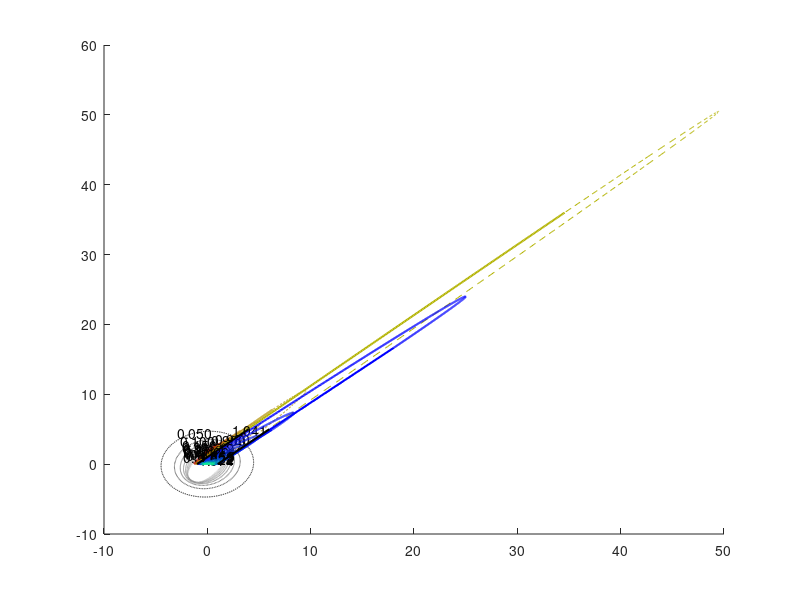

Reproduce this figure in MATLAB. (Note: this script raises an error after producing the figure.)
function system4_reduced_gamma1()
gam = 1;
Nt = 400;
t = linspace(0,2*pi,2000);

detJfun = @(v2,s,m,g) m.^2*(1-v2).*(1-3*v2) + (s-m.*g.*v2).*(s-3*m.*g.*v2);
trJfun = @(v2,m) 2*m.*(1-2*v2);

% % check that the det and tr are correct
% for k = 1 : 10
%     vr = rand;
%     vi = rand;
%     m = rand;
%     s = rand;
%     g = gam;
%     v2rand = vr^2 + vi^2;
%     J = Jac(vr,vi,s,m,g);
%     fprintf("det J = %d, det Jfun = %d\n", det(J),detJfun(v2rand,s,m,g) );
%     fprintf("tr J = %d, tr Jfun = %d\n", trace(J),trJfun(v2rand,m) );
% end
% 
%%
figure(1); clf; hold on;
smin = -1.5; 
smax = 5;
mmin = 0;
mmax = 5;
lwt1 = 1.5;
lwt2 = 0.5;
lwt_bdry = 3;

v2 = (0.05:0.05:0.45);

Nv2 = length(v2);
col = 0.7*gray(Nv2);

%% small v2
% [ss,mm] = meshgrid(linspace(smin,smax,50),linspace(mmin,mmax,50));
% elfun = @(s,m,v)m.^2*(1-v).^2*v + (s-m*gam*v).^2*v;
for j = 1 : Nv2
    xy = par_ellipse(v2(j),gam,t);
    plot(xy(1,:),xy(2,:),'LineWidth',lwt2,'color',col(j,:),'Linestyle','--');
    % contour(ss,mm,elfun(ss,mm,v2(j)),[1,1],'LineWidth',lwt2,'color','r','Linestyle','--');
    i = 800 - 20*j;
    text(xy(1,i),xy(2,i),sprintf("%.3f",v2(j)),'VerticalAlignment', 'middle', 'HorizontalAlignment', 'center');

end

%% v2 > 0.5

v2 = 0.58 : 0.08 : 0.98;

Nv2 = length(v2);
col = 0.7*autumn(Nv2);

for j = 1 : Nv2
    xy = par_ellipse(v2(j),gam,t);
    detJ = detJfun(v2(j),xy(1,:),xy(2,:),gam);
    ind = find(detJ > 0 & afun(xy(1,:),xy(2,:),gam,v2(j)) > 0 & xy(2,:) > 0);
    plot(xy(1,ind),xy(2,ind),'LineWidth',lwt1,'color',col(j,:));
    ind = find(detJ > 0 & afun(xy(1,:),xy(2,:),gam,v2(j)) < 0 & xy(2,:) > 0);
    plot(xy(1,ind),xy(2,ind),'LineWidth',lwt1,'color',col(j,:));
    ind = find(detJ < 0 & xy(2,:) > 0);
    plot(xy(1,ind),xy(2,ind),'LineWidth',lwt2,'color',col(j,:),'Linestyle','--');
    % plot(xy(1,:),xy(2,:),'LineWidth',lwt2,'color',col(j,:),'Linestyle','--');
    % contour(ss,mm,elfun(ss,mm,v2(j)),[1,1],'LineWidth',lwt2,'color','r','Linestyle','--');
    i = 530 + 10*round((j+1));
    if j == Nv2
        i = 520;
    end
    text(xy(1,i),xy(2,i),sprintf("%.3f",v2(j)),'VerticalAlignment', 'middle', 'HorizontalAlignment', 'center');

end

%% v2 > 1
v2 = exp(0.01 : 0.02 : 0.5).^4;
Nv2 = length(v2);
col = winter(Nv2);
% [ss,mm] = meshgrid(linspace(smin,smax,50),linspace(mmin,mmax,50));
% elfun = @(s,m,v)m.^2*(1-v).^2*v + (s-m*gam*v).^2*v;

for j = 1 : Nv2
    xy = par_ellipse(v2(j),gam,t);
    detJ = detJfun(v2(j),xy(1,:),xy(2,:),gam);
    ind = find(detJ > 0 & afun(xy(1,:),xy(2,:),gam,v2(j)) > 0 & xy(2,:) > 0);
    plot(xy(1,ind),xy(2,ind),'LineWidth',lwt1,'color',col(j,:));
    ind = find(detJ > 0 & afun(xy(1,:),xy(2,:),gam,v2(j)) < 0 & xy(2,:) > 0);
    plot(xy(1,ind),xy(2,ind),'LineWidth',lwt1,'color',col(j,:));
    ind = find(detJ < 0 & xy(2,:) > 0);
    plot(xy(1,ind),xy(2,ind),'LineWidth',lwt2,'color',col(j,:),'Linestyle','--');
    % contour(ss,mm,elfun(ss,mm,v2(j)),[1,1],'LineWidth',lwt2,'color','r','Linestyle','--');
    if v2(j) < 2.0
        i = 540+20*j;
        text(xy(1,i),xy(2,i),sprintf("%.3f",v2(j)),'VerticalAlignment', 'middle', 'HorizontalAlignment', 'center');
    end
    % contour(ss,mm,elfun(ss,mm,v2(j)),[1,1],'LineWidth',lwt2,'color','r','Linestyle','--');
end

%% lines

plot([1+mmin*gam,1+mmax*gam],[mmin,mmax],'Linewidth',lwt1,'color','k');
plot([-1+mmin*gam,-1+mmax*gam],[mmin,mmax],'Linewidth',lwt1,'color','k');

%% det J = 0
v2 = linspace(1/3,0.99,100);
Nv2 = length(v2);
s = zeros(Nv2,1);
m = zeros(Nv2,1);
itermax = 100;
tol = 1e-9;
m0 = 3*sqrt(3)*0.5;
a0 = 0;
s(1) = gam*m0*v2(1);
m(1) = m0;
w = [m0,a0]';
for j = 1:Nv2
    rJ = @(w)Res_Jac(w,gam,v2(j));
    w = LevenbergMarquardt(rJ,w,itermax,tol);
    s(j) = w(2) + gam*w(1)*v2(j);
    m(j) = w(1);
    fprintf("j = %d, s = %d, m = %d\n",j,s(j),m(j));
end
plot(s,m,'LineWidth',lwt_bdry,'color','m');

m0 = 3*sqrt(3)/(2*sqrt(2));
a0 = 2*gam*m0/3;
w = [m0,a0]';
for j = 1:Nv2
    rJ = @(w)Res_Jac(w,gam,v2(j));
    w = LevenbergMarquardt(rJ,w,itermax,tol);
    s(j) = w(2) + gam*w(1)*v2(j);
    m(j) = w(1);
    fprintf("j = %d, s = %d, m = %d\n",j,s(j),m(j));
end
plot(s,m,'LineWidth',lwt_bdry,'color','m');

v2 = linspace(1.01,2,100);
Nv2 = length(v2);
s = zeros(Nv2,1);
m = zeros(Nv2,1);
for j = 1:Nv2
    rJ = @(w)Res_Jac(w,gam,v2(j));
    w = LevenbergMarquardt(rJ,w,itermax,tol);
    s(j) = w(2) + gam*w(1)*v2(j);
    m(j) = w(1);
    fprintf("j = %d, s = %d, m = %d\n",j,s(j),m(j));
end
plot(s,m,'LineWidth',lwt_bdry,'color','m');

v2 = linspace(1.01,2,100);
Nv2 = length(v2);
s = zeros(Nv2,1);
m = zeros(Nv2,1);
m0 = 3.73;
s0 = 4.93;
w = [m0,s0]';

for j = 1:Nv2
    rJ = @(w)Res_Jac(w,gam,v2(j));
    w = LevenbergMarquardt(rJ,w,itermax,tol);
    s(j) = w(2) + gam*w(1)*v2(j);
    m(j) = w(1);
    fprintf("j = %d, s = %d, m = %d\n",j,s(j),m(j));
end
plot(s,m,'LineWidth',lwt_bdry,'color','m');

%%
%% v2 = 0.5
xy = par_ellipse(0.5,gam,t);
detJ = detJfun(0.5,xy(1,:),xy(2,:),gam);
ind = find(detJ > 0 & xy(1,:) > 1 & xy(2,:) > 0);
plot(xy(1,ind),xy(2,ind),'LineWidth',lwt_bdry,'color','r');
ind = find(detJ > 0 & xy(1,:) < 1 & xy(2,:) > 0);
plot(xy(1,ind),xy(2,ind),'LineWidth',lwt_bdry,'color','r');
ind = find(detJ < 0 & xy(2,:) > 0);
plot(xy(1,ind),xy(2,ind),'LineWidth',lwt2,'color','r','Linestyle','--');

%% three roots boundary
v2 = linspace(1/3-4.05e-2,1/3,100);
Nv2 = length(v2);
s = zeros(Nv2,1);
m = zeros(Nv2,1);
m0 = 2.41458;
s0 = 1.41434;
w = [m0,s0]';
itermax = 100;
for j = 1:Nv2
    rJ = @(w)Res_Jac_3sol(w,gam,v2(j));
    [w,iter] = LevenbergMarquardt_iter(rJ,w,itermax,tol);
    if iter < itermax && abs(detJfun(v2(j),s(j),m(j),gam)) < 1e-9
        s(j) = w(2);
        m(j) = w(1);
    else
        s(j) = 0;
        m(j) = 0;
    end
    fprintf("j = %d, v2 = %d, s = %d, m = %d, det = %d\n",...
        j,v2(j),s(j),m(j),detJfun(v2(j),s(j),m(j),gam));
end
ind = find(m > 0);
plot(s(ind),m(ind),'LineWidth',lwt_bdry,'color','m');
plot(s(ind),m(ind),'LineWidth',lwt1,'color',[0,0.5,0],'Linestyle','-.');

sstar = s(1);
mstar = m(1);


v2 = linspace(1/3,0.99,100);
Nv2 = length(v2);
s = zeros(Nv2,1);
m = zeros(Nv2,1);
itermax = 100;
for j = 1:Nv2
    rJ = @(w)Res_Jac_3sol(w,gam,v2(j));
    w = LevenbergMarquardt(rJ,w,itermax,tol);
    if iter < itermax && abs(detJfun(v2(j),s(j),m(j),gam)) < 1e-9
        s(j) = w(2);
        m(j) = w(1);
    else
        s(j) = 0;
        m(j) = 0;
    end
    fprintf("j = %d, v2 = %d, s = %d, m = %d, det = %d\n",...
        j,v2(j),s(j),m(j),detJfun(v2(j),s(j),m(j),gam));
end
ind = find(m > 0);
plot(s(ind),m(ind),'LineWidth',lwt_bdry,'color','m');
plot(s(ind),m(ind),'LineWidth',lwt1,'color',[0,0.5,0],'Linestyle','-.');
%% three roots boundary
%v2start = (2/3)*(1+gam^2)/(1-gam/3);
% 
v2 = linspace(1/3-4.e-2,1/3,100);
Nv2 = length(v2);
s = zeros(Nv2,1);
m = zeros(Nv2,1);
m0 = 2.392;
s0 = 1.514;
w = [m0,s0]';
itermax = 100;
for j = 1:Nv2
    rJ = @(w)Res_Jac_3sol(w,gam,v2(j));
    w = LevenbergMarquardt(rJ,w,itermax,tol);
    s(j) = w(2);
    m(j) = w(1);
    if iter < itermax && abs(detJfun(v2(j),s(j),m(j),gam)) < 1e-9
        s(j) = w(2);
        m(j) = w(1);
    else
        s(j) = 0;
        m(j) = 0;
    end
    fprintf("j = %d, v2 = %d, s = %d, m = %d, det = %d\n",...
        j,v2(j),s(j),m(j),detJfun(v2(j),s(j),m(j),gam));
end
m = [mstar;m];
s = [sstar;s];
ind = find(m > 0);
plot(s(ind),m(ind),'LineWidth',lwt_bdry,'color','m');
plot(s(ind),m(ind),'LineWidth',lwt1,'color',[0,0.5,0],'Linestyle','-.');


%% three roots boundary
v2 = linspace(1/3,1,100);
Nv2 = length(v2);
s = zeros(Nv2,1);
m = zeros(Nv2,1);
itermax = 100;
for j = 1:Nv2
    rJ = @(w)Res_Jac_3sol(w,gam,v2(j));
    w = LevenbergMarquardt(rJ,w,itermax,tol);
    if iter < itermax && abs(detJfun(v2(j),s(j),m(j),gam)) < 1e-9
        s(j) = w(2);
        m(j) = w(1);
    else
        s(j) = 0;
        m(j) = 0;
    end
    fprintf("j = %d, v2 = %d, s = %d, m = %d, det = %d\n",...
        j,v2(j),s(j),m(j),detJfun(v2(j),s(j),m(j),gam));
end
ind = find(m > 0);
plot(s(ind),m(ind),'LineWidth',lwt_bdry,'color','m');
plot(s(ind),m(ind),'LineWidth',lwt1,'color',[0,0.5,0],'Linestyle','-.');

%% three roots boundary
v2 = linspace(1.1,2,100);
Nv2 = length(v2);
s = zeros(Nv2,1);
m = zeros(Nv2,1);
m0 = 3.73;
s0 = 4.93;
w = [m0,s0]';
itermax = 100;
for j = 1:Nv2
    rJ = @(w)Res_Jac_3sol(w,gam,v2(j));
    w = LevenbergMarquardt(rJ,w,itermax,tol);
    if iter < itermax && abs(detJfun(v2(j),s(j),m(j),gam)) < 1e-9
        s(j) = w(2);
        m(j) = w(1);
    else
        s(j) = 0;
        m(j) = 0;
    end
    fprintf("j = %d, v2 = %d, s = %d, m = %d, det = %d\n",...
        j,v2(j),s(j),m(j),detJfun(v2(j),s(j),m(j),gam));
end
ind = find(m > 0);
plot(s(ind),m(ind),'LineWidth',lwt_bdry,'color','m');
plot(s(ind),m(ind),'LineWidth',lwt1,'color',[0,0.5,0],'Linestyle','-.');


fsz = 20;
set(gca,'Fontsize',fsz);
grid;
axis([smin,smax,mmin,mmax])
end
%%
function J = Jac(vr,vi,s,m,g)
J = zeros(2);
v2 = vr.^2 + vi.^2;
J(1,1) = m.*(1-v2) - 2*m.*(vr.^2 - g*vr.*vi);
J(1,2) = -(s-m.*g.*v2) - 2*m.*(vr.*vi - g*vi.^2);
J(2,1) = (s-m.*g.*v2) - 2*m.*(vr.*vi + g*vr.^2);
J(2,2) = m.*(1-v2) - 2*m.*(vi.^2 + g*vr.*vi);
end

%%
function M = Mtx(v2,g)
M = zeros(2);
M(1,1) = v2;
M(1,2) = -g*v2.^2;
M(2,1) = M(1,2);
M(2,2) = (1-v2).^2*v2 + g*v2.^3;
end
%%
function xy = par_ellipse(v2,g,t)
    M = Mtx(v2,g);
    [V,E] = eig(M);
    xy = V*[(1/sqrt(E(1,1)))*cos(t);(1/sqrt(E(2,2)))*sin(t)];
end
%%
function f = afun(s,m,g,v2)
f = s - g*m*v2;
end
%%
function [r,J] = Res_Jac(ma,g,v2)
m = ma(1);
a = ma(2);
r = zeros(2,1);
J = zeros(2);
r(1) = m^2*(1-v2)^2 + a^2 - 1/v2;
r(2) = m^2*(1-v2)*(1-3*v2) + a^2 - 2*a*g*m*v2;
J(1,1) = 2*m*(1-v2)^2;
J(1,2) = 2*a;
J(2,1) = 2*m*(1-v2)*(1-3*v2) - 2*a*g*v2;
J(2,2) = 2*a - 2*m*g*v2;
end

%%
%%
function [r,J] = Res_Jac_3sol(ma,g,v2)
m = ma(1);
s = ma(2);
a = s - g*m*v2;
r = zeros(2,1);
J = zeros(2);
r(1) = m^2*(1-v2)^2 + a^2 - 1/v2;
r(2) = 2*m^2*(1-v2) + 2*a*g*m - 1/(v2^2);
J(1,1) = 2*m*(1-v2)^2 - 2*a*g*v2;
J(1,2) = 2*a;
J(2,1) = 4*m*(1-v2) + 2*a*g - 2*g^2*m*v2;
J(2,2) = 2*m*g;
end



%%
function w = LevenbergMarquardt(Res_and_Jac,w,iter_max,tol)
fsz = 16; % fontsize
%%
Rmax = 1e-0;
Rmin = 1e-14;
rho_good = 0.75;
rho_bad = 0.25;
eta = 0.01;
% iter_max = 10000;
% tol = 5e-3;
%% setup training mesh
[r,J] = Res_and_Jac(w);
f = F(r);
g = J'*r;
nor = norm(g);
R = Rmax/5; % initial trust region radius

% fprintf('Initially: f = %d, nor(g) = %d\n',f,nor); 
%%
tic

iter = 0;
flag = 1;
I = eye(length(w));
% quadratic model: m(p) = (1/2)||r||^2 + p'*J'*r + (1/2)*p'*J'*J*p;
norg = zeros(iter_max+1,0);
fall = zeros(iter_max+1,0);
norg(1) = nor;
fall(1) = f;
rho = 1;
while nor > tol && iter < iter_max
    % solve the constrained minimization problem using dogleg strategy
    B = J'*J + (1e-6)*I;
    pstar = -B\g;
    % fprintf('iter %d: ',iter);
    if norm(pstar) <= R
        p = pstar;
        % fprintf('Global min of quad model\n');
    else % solve constrained minimization problem
        lam = 1;
        isub = 0;
        while 1
            B1 = B + lam*I;
            C = chol(B1);
            p = -C\(C'\g);
            np = norm(p);
            dd = abs(np - R);
            if dd < 1e-6
                break
            end
            q = C'\p;
            nq = norm(q);
            lamnew = lam +(np/nq)^2*(np - R)/R;
            if lamnew < 0
                lam = 0.5*lam;
            else
                lam = lamnew;
            end
            isub = isub + 1;
        end
        % fprintf('Contraint minimization: %d substeps\n',isub);
    end
    iter = iter + 1;  
    if flag == 0
        break;
    end
    % assess the progress
    wnew = w + p;
    [rnew, Jnew] = Res_and_Jac(wnew);
    mnew = 0.5*r'*r + g'*p + 0.5*p'*B*p;
    fnew = F(rnew);
    rho = (f - fnew + 1e-14)/(f - mnew + 1e-14);
    

    % adjust the trust region
    if rho < rho_bad
        R = max([0.25*R,Rmin]);
    else
        if rho > rho_good && abs(norm(p) - R) < tol
            R = min([Rmax,2*R]);
        end
    end
    % accept or reject step
    if rho > eta            
        w = wnew;
        r = rnew;
        J = Jnew;
        f = fnew;
        g = J'*r;
        nor = norm(g);        
         % fprintf('iter # %d: f = %.14f, |df| = %.4e, rho = %.4e, R = %.4e\n',iter,f,nor,rho,R);
    end
    norg(iter+1) = nor;
    fall(iter+1) = f;
end
% fprintf('iter # %d: f = %.14f, |df| = %.4e, rho = %.4e, R = %.4e\n',iter,f,nor,rho,R);
cputime = toc;
% fprintf('CPUtime = %d, iter = %d\n',cputime,iter);
end

%%
function p = cauchy_point(B,g,R)
    ng = norm(g);
    ps = -g*R/ng;
    aux = g'*B*g;
    if aux <= 0
        p = ps;
    else
        p = min(ng^3/(R*aux),1);
    end
end
%%
function f = F(r)
    f = 0.5*r'*r;
end

%%
%%
function [w,iter] = LevenbergMarquardt_iter(Res_and_Jac,w,iter_max,tol)
fsz = 16; % fontsize
%%
Rmax = 1e-0;
Rmin = 1e-14;
rho_good = 0.75;
rho_bad = 0.25;
eta = 0.01;
% iter_max = 10000;
% tol = 5e-3;
%% setup training mesh
[r,J] = Res_and_Jac(w);
f = F(r);
g = J'*r;
nor = norm(g);
R = Rmax/5; % initial trust region radius

% fprintf('Initially: f = %d, nor(g) = %d\n',f,nor); 
%%
tic

iter = 0;
flag = 1;
I = eye(length(w));
% quadratic model: m(p) = (1/2)||r||^2 + p'*J'*r + (1/2)*p'*J'*J*p;
norg = zeros(iter_max+1,0);
fall = zeros(iter_max+1,0);
norg(1) = nor;
fall(1) = f;
rho = 1;
while nor > tol && iter < iter_max
    % solve the constrained minimization problem using dogleg strategy
    B = J'*J + (1e-6)*I;
    pstar = -B\g;
    % fprintf('iter %d: ',iter);
    if norm(pstar) <= R
        p = pstar;
        % fprintf('Global min of quad model\n');
    else % solve constrained minimization problem
        lam = 1;
        isub = 0;
        while 1
            B1 = B + lam*I;
            C = chol(B1);
            p = -C\(C'\g);
            np = norm(p);
            dd = abs(np - R);
            if dd < 1e-6
                break
            end
            q = C'\p;
            nq = norm(q);
            lamnew = lam +(np/nq)^2*(np - R)/R;
            if lamnew < 0
                lam = 0.5*lam;
            else
                lam = lamnew;
            end
            isub = isub + 1;
        end
        % fprintf('Contraint minimization: %d substeps\n',isub);
    end
    iter = iter + 1;  
    if flag == 0
        break;
    end
    % assess the progress
    wnew = w + p;
    [rnew, Jnew] = Res_and_Jac(wnew);
    mnew = 0.5*r'*r + g'*p + 0.5*p'*B*p;
    fnew = F(rnew);
    rho = (f - fnew + 1e-14)/(f - mnew + 1e-14);
    

    % adjust the trust region
    if rho < rho_bad
        R = max([0.25*R,Rmin]);
    else
        if rho > rho_good && abs(norm(p) - R) < tol
            R = min([Rmax,2*R]);
        end
    end
    % accept or reject step
    if rho > eta            
        w = wnew;
        r = rnew;
        J = Jnew;
        f = fnew;
        g = J'*r;
        nor = norm(g);        
         % fprintf('iter # %d: f = %.14f, |df| = %.4e, rho = %.4e, R = %.4e\n',iter,f,nor,rho,R);
    end
    norg(iter+1) = nor;
    fall(iter+1) = f;
end
% fprintf('iter # %d: f = %.14f, |df| = %.4e, rho = %.4e, R = %.4e\n',iter,f,nor,rho,R);
cputime = toc;
% fprintf('CPUtime = %d, iter = %d\n',cputime,iter);
end


% %% v2 = 1/3
% xy = par_ellipse(1/3,gam,t);
% % detJ = detJfun(1/3,xy(1,:),xy(2,:),gam);
% % ind = find(detJ > 0 & xy(1,:) > 1 & xy(2,:) > 0);
% % plot(xy(1,ind),xy(2,ind),'LineWidth',lwt_bdry,'color',[0,0.5,0],'Linestyle','-.');
% % ind = find(detJ > 0 & xy(1,:) < 1 & xy(2,:) > 0);
% % plot(xy(1,ind),xy(2,ind),'LineWidth',lwt_bdry,'color',[0,0.5,0],'Linestyle','-.');
% ind = find(detJ < 0 & xy(2,:) > 0);
% plot(xy(1,ind),xy(2,ind),'LineWidth',lwt1,'color',[0,0.5,0],'Linestyle','-.');
% 
% %% v2 = 1/3
% v2 = 1/3-1e-2;
% xy = par_ellipse(v2,gam,t);
% % detJ = detJfun(1/3,xy(1,:),xy(2,:),gam);
% % ind = find(detJ > 0 & xy(1,:) > 1 & xy(2,:) > 0);
% % plot(xy(1,ind),xy(2,ind),'LineWidth',lwt_bdry,'color',[0,0.5,0],'Linestyle','-.');
% % ind = find(detJ > 0 & xy(1,:) < 1 & xy(2,:) > 0);
% % plot(xy(1,ind),xy(2,ind),'LineWidth',lwt_bdry,'color',[0,0.5,0],'Linestyle','-.');
% ind = find(detJ < 0 & xy(2,:) > 0);
% plot(xy(1,ind),xy(2,ind),'LineWidth',lwt1,'color',[0,0.5,0],'Linestyle','-.');
% 
% v2 = 1/3-2e-2;
% xy = par_ellipse(v2,gam,t);
% % detJ = detJfun(1/3,xy(1,:),xy(2,:),gam);
% % ind = find(detJ > 0 & xy(1,:) > 1 & xy(2,:) > 0);
% % plot(xy(1,ind),xy(2,ind),'LineWidth',lwt_bdry,'color',[0,0.5,0],'Linestyle','-.');
% % ind = find(detJ > 0 & xy(1,:) < 1 & xy(2,:) > 0);
% % plot(xy(1,ind),xy(2,ind),'LineWidth',lwt_bdry,'color',[0,0.5,0],'Linestyle','-.');
% ind = find(detJ < 0 & xy(2,:) > 0);
% plot(xy(1,ind),xy(2,ind),'LineWidth',lwt1,'color',[0,0.5,0.5],'Linestyle','-.');
% 
% v2 = 1/3-3e-2;
% xy = par_ellipse(v2,gam,t);
% % detJ = detJfun(1/3,xy(1,:),xy(2,:),gam);
% % ind = find(detJ > 0 & xy(1,:) > 1 & xy(2,:) > 0);
% % plot(xy(1,ind),xy(2,ind),'LineWidth',lwt_bdry,'color',[0,0.5,0],'Linestyle','-.');
% % ind = find(detJ > 0 & xy(1,:) < 1 & xy(2,:) > 0);
% % plot(xy(1,ind),xy(2,ind),'LineWidth',lwt_bdry,'color',[0,0.5,0],'Linestyle','-.');
% ind = find(detJ < 0 & xy(2,:) > 0);
% plot(xy(1,ind),xy(2,ind),'LineWidth',lwt1,'color',[0.5,0.5,0],'Linestyle','-.');
% 
% v2 = 1/3-4e-2;
% xy = par_ellipse(v2,gam,t);
% % detJ = detJfun(1/3,xy(1,:),xy(2,:),gam);
% % ind = find(detJ > 0 & xy(1,:) > 1 & xy(2,:) > 0);
% % plot(xy(1,ind),xy(2,ind),'LineWidth',lwt_bdry,'color',[0,0.5,0],'Linestyle','-.');
% % ind = find(detJ > 0 & xy(1,:) < 1 & xy(2,:) > 0);
% % plot(xy(1,ind),xy(2,ind),'LineWidth',lwt_bdry,'color',[0,0.5,0],'Linestyle','-.');
% ind = find(detJ < 0 & xy(2,:) > 0);
% plot(xy(1,ind),xy(2,ind),'LineWidth',lwt1,'color',[0.5,0.1,0],'Linestyle','-.');
% 
% v2 = 1/3-5e-2;
% xy = par_ellipse(v2,gam,t);
% % detJ = detJfun(1/3,xy(1,:),xy(2,:),gam);
% % ind = find(detJ > 0 & xy(1,:) > 1 & xy(2,:) > 0);
% % plot(xy(1,ind),xy(2,ind),'LineWidth',lwt_bdry,'color',[0,0.5,0],'Linestyle','-.');
% % ind = find(detJ > 0 & xy(1,:) < 1 & xy(2,:) > 0);
% % plot(xy(1,ind),xy(2,ind),'LineWidth',lwt_bdry,'color',[0,0.5,0],'Linestyle','-.');
% ind = find(detJ < 0 & xy(2,:) > 0);
% plot(xy(1,ind),xy(2,ind),'LineWidth',lwt1,'color',[0.5,0.1,0.3],'Linestyle','-.');
% 
% v2 = 1/3-6e-2;
% xy = par_ellipse(v2,gam,t);
% % detJ = detJfun(1/3,xy(1,:),xy(2,:),gam);
% % ind = find(detJ > 0 & xy(1,:) > 1 & xy(2,:) > 0);
% % plot(xy(1,ind),xy(2,ind),'LineWidth',lwt_bdry,'color',[0,0.5,0],'Linestyle','-.');
% % ind = find(detJ > 0 & xy(1,:) < 1 & xy(2,:) > 0);
% % plot(xy(1,ind),xy(2,ind),'LineWidth',lwt_bdry,'color',[0,0.5,0],'Linestyle','-.');
% ind = find(detJ < 0 & xy(2,:) > 0);
% plot(xy(1,ind),xy(2,ind),'LineWidth',lwt1,'color',[0,0.1,0.7],'Linestyle','-.');
% 
